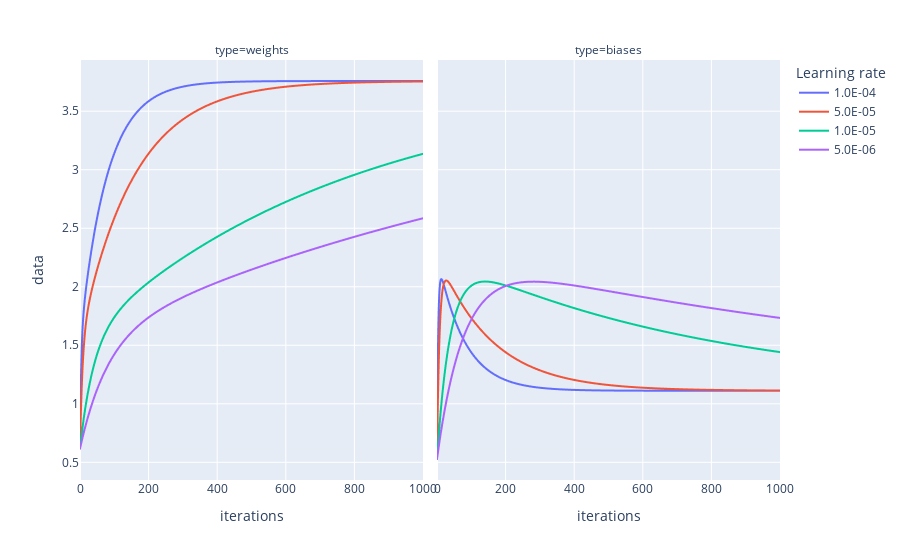

Notebook code for this chart:
### Code cell
fig = px.line(df, x="iterations", y="data", facet_col="type", color="Learning rate")
fig.show()
fig.write_html('../../jonathan-hellwig.github.io/assets/plotly/linear_model.html')

### Figure 1 — Plotly figure (JSON) as saved in the notebook; plotly's stock layout.template omitted (floating-point values rounded to 4 significant figures; data arrays with more than 128 entries replaced by an {"elided": "..."} marker saying what was removed)
{"data": [{"hovertemplate": "Learning rate=1.0E-04<br>type=weights<br>iterations=%{x}<br>data=%{y}<extra></extra>", "legendgroup": "1.0E-04", "line": {"color": "#636efa", "dash": "solid"}, "marker": {"symbol": "circle"}, "mode": "lines", "name": "1.0E-04", "showlegend": true, "type": "scattergl", "x": {"elided": "1001 int values"}, "xaxis": "x", "y": {"elided": "1001 float values"}, "yaxis": "y"}, {"hovertemplate": "Learning rate=1.0E-04<br>type=biases<br>iterations=%{x}<br>data=%{y}<extra></extra>", "legendgroup": "1.0E-04", "line": {"color": "#636efa", "dash": "solid"}, "marker": {"symbol": "circle"}, "mode": "lines", "name": "1.0E-04", "showlegend": false, "type": "scattergl", "x": {"elided": "1001 int values"}, "xaxis": "x2", "y": {"elided": "1001 float values"}, "yaxis": "y2"}, {"hovertemplate": "Learning rate=5.0E-05<br>type=weights<br>iterations=%{x}<br>data=%{y}<extra></extra>", "legendgroup": "5.0E-05", "line": {"color": "#EF553B", "dash": "solid"}, "marker": {"symbol": "circle"}, "mode": "lines", "name": "5.0E-05", "showlegend": true, "type": "scattergl", "x": {"elided": "1001 int values"}, "xaxis": "x", "y": {"elided": "1001 float values"}, "yaxis": "y"}, {"hovertemplate": "Learning rate=5.0E-05<br>type=biases<br>iterations=%{x}<br>data=%{y}<extra></extra>", "legendgroup": "5.0E-05", "line": {"color": "#EF553B", "dash": "solid"}, "marker": {"symbol": "circle"}, "mode": "lines", "name": "5.0E-05", "showlegend": false, "type": "scattergl", "x": {"elided": "1001 int values"}, "xaxis": "x2", "y": {"elided": "1001 float values"}, "yaxis": "y2"}, {"hovertemplate": "Learning rate=1.0E-05<br>type=weights<br>iterations=%{x}<br>data=%{y}<extra></extra>", "legendgroup": "1.0E-05", "line": {"color": "#00cc96", "dash": "solid"}, "marker": {"symbol": "circle"}, "mode": "lines", "name": "1.0E-05", "showlegend": true, "type": "scattergl", "x": {"elided": "1001 int values"}, "xaxis": "x", "y": {"elided": "1001 float values"}, "yaxis": "y"}, {"hovertemplate": "Learning rate=1.0E-05<br>type=biases<br>iterations=%{x}<br>data=%{y}<extra></extra>", "legendgroup": "1.0E-05", "line": {"color": "#00cc96", "dash": "solid"}, "marker": {"symbol": "circle"}, "mode": "lines", "name": "1.0E-05", "showlegend": false, "type": "scattergl", "x": {"elided": "1001 int values"}, "xaxis": "x2", "y": {"elided": "1001 float values"}, "yaxis": "y2"}, {"hovertemplate": "Learning rate=5.0E-06<br>type=weights<br>iterations=%{x}<br>data=%{y}<extra></extra>", "legendgroup": "5.0E-06", "line": {"color": "#ab63fa", "dash": "solid"}, "marker": {"symbol": "circle"}, "mode": "lines", "name": "5.0E-06", "showlegend": true, "type": "scattergl", "x": {"elided": "1001 int values"}, "xaxis": "x", "y": {"elided": "1001 float values"}, "yaxis": "y"}, {"hovertemplate": "Learning rate=5.0E-06<br>type=biases<br>iterations=%{x}<br>data=%{y}<extra></extra>", "legendgroup": "5.0E-06", "line": {"color": "#ab63fa", "dash": "solid"}, "marker": {"symbol": "circle"}, "mode": "lines", "name": "5.0E-06", "showlegend": false, "type": "scattergl", "x": {"elided": "1001 int values"}, "xaxis": "x2", "y": {"elided": "1001 float values"}, "yaxis": "y2"}], "layout": {"annotations": [{"font": {}, "showarrow": false, "text": "type=weights", "x": 0.245, "xanchor": "center", "xref": "paper", "y": 1, "yanchor": "bottom", "yref": "paper"}, {"font": {}, "showarrow": false, "text": "type=biases", "x": 0.755, "xanchor": "center", "xref": "paper", "y": 1, "yanchor": "bottom", "yref": "paper"}], "legend": {"title": {"text": "Learning rate"}, "tracegroupgap": 0}, "margin": {"t": 60}, "xaxis": {"anchor": "y", "domain": [0, 0.49], "title": {"text": "iterations"}}, "xaxis2": {"anchor": "y2", "domain": [0.51, 1], "matches": "x", "title": {"text": "iterations"}}, "yaxis": {"anchor": "x", "domain": [0, 1], "title": {"text": "data"}}, "yaxis2": {"anchor": "x2", "domain": [0, 1], "matches": "y", "showticklabels": false}}}
